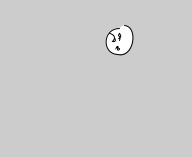
Frame 1 (no input)
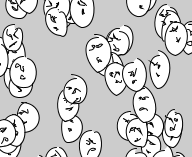
Frame 60 (the mouse pressed at the canvas centre just before this capture)
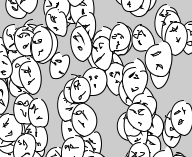
Frame 120 (the mouse held since frame 60 and released just before this capture)

The Processing sketch that drew these frames (run headless with seeded random() and noise(); from frame 60 on, the mouse is pressed at the canvas centre):

// Processing sketch: processing_22593
// ── processing_22593.pde

int w = 15;
int h = 30;

void setup()
{
  size(192,157);
}
void draw()
{
  int x = round(random(-w,width));
  int y = round(random(-h,width));
  translate(x,y);
  beginShape();
  vertex(0+disp(), 0+disp());
  bezierVertex(w+disp(), 0+disp(), w+disp(), h+disp(), 0+disp(), h+disp());
  bezierVertex(-w+disp(), h+disp(), -w+disp(), 0, 0, 0);
  endShape();
  translate(0,round(2*h/3));
  beginShape();
  vertex(disp(), disp());
  bezierVertex(disp(), disp(), disp(), disp(), disp(), disp());
  bezierVertex(-disp(), disp(), -disp(), 0, 0, 0);
  endShape();
  translate(-round(w/3),-round(h/3));
  beginShape();
  vertex(disp(), disp());
  bezierVertex(disp(), disp(), disp(), disp(), disp(), disp());
  bezierVertex(-disp(), disp(), -disp(), 0, 0, 0);
  endShape();
  translate(round(w/3),0);
  beginShape();
  vertex(disp(), disp());
  bezierVertex(disp(), disp(), disp(), disp(), disp(), disp());
  bezierVertex(-disp(), disp(), -disp(), 0, 0, 0);
  endShape();
}

int disp()
{
  return round(random(-round(w/3),round(w/3)));
}
